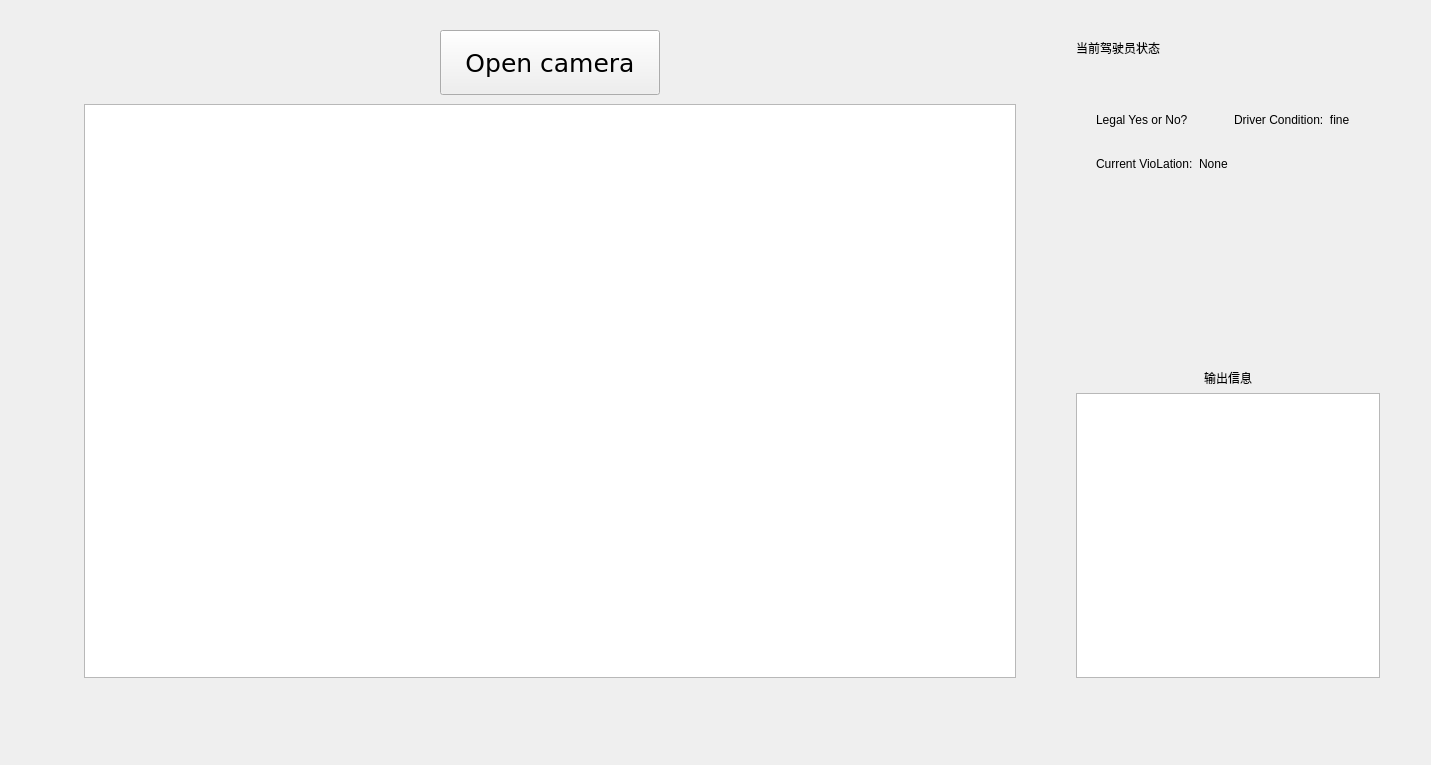
<?xml version="1.0" encoding="UTF-8"?>
<ui version="4.0">
 <class>MainPage</class>
 <widget class="QWidget" name="MainPage">
  <property name="geometry">
   <rect>
    <x>0</x>
    <y>0</y>
    <width>1431</width>
    <height>765</height>
   </rect>
  </property>
  <property name="windowTitle">
   <string>Form</string>
  </property>
  <property name="styleSheet">
   <string notr="true"/>
  </property>
  <layout class="QHBoxLayout" name="horizontalLayout" stretch="3,0">
   <property name="spacing">
    <number>42</number>
   </property>
   <property name="leftMargin">
    <number>75</number>
   </property>
   <property name="topMargin">
    <number>30</number>
   </property>
   <property name="rightMargin">
    <number>42</number>
   </property>
   <property name="bottomMargin">
    <number>78</number>
   </property>
   <item>
    <layout class="QVBoxLayout" name="verticalLayout" stretch="0,0">
     <property name="spacing">
      <number>0</number>
     </property>
     <item alignment="Qt::AlignHCenter">
      <widget class="QPushButton" name="pushButton">
       <property name="sizePolicy">
        <sizepolicy hsizetype="Fixed" vsizetype="Fixed">
         <horstretch>0</horstretch>
         <verstretch>0</verstretch>
        </sizepolicy>
       </property>
       <property name="minimumSize">
        <size>
         <width>220</width>
         <height>65</height>
        </size>
       </property>
       <property name="font">
        <font>
         <family>DejaVu Sans</family>
         <pointsize>19</pointsize>
        </font>
       </property>
       <property name="text">
        <string>Open camera</string>
       </property>
       <property name="icon">
        <iconset resource="resource.qrc">
         <normaloff>:/icon/images/camera_on.png</normaloff>:/icon/images/camera_on.png</iconset>
       </property>
      </widget>
     </item>
     <item>
      <widget class="QWidget" name="widget_3" native="true">
       <layout class="QVBoxLayout" name="verticalLayout_5">
        <item>
         <widget class="QGraphicsView" name="graphicsView"/>
        </item>
       </layout>
      </widget>
     </item>
    </layout>
   </item>
   <item>
    <layout class="QVBoxLayout" name="verticalLayout_2" stretch="0,0">
     <property name="spacing">
      <number>20</number>
     </property>
     <item>
      <widget class="QWidget" name="widget" native="true">
       <property name="styleSheet">
        <string notr="true"/>
       </property>
       <layout class="QVBoxLayout" name="verticalLayout_4">
        <item>
         <widget class="QLabel" name="label_2">
          <property name="text">
           <string>当前驾驶员状态</string>
          </property>
         </widget>
        </item>
        <item>
         <widget class="QWidget" name="widget_5" native="true">
          <property name="sizePolicy">
           <sizepolicy hsizetype="Preferred" vsizetype="Expanding">
            <horstretch>0</horstretch>
            <verstretch>0</verstretch>
           </sizepolicy>
          </property>
          <layout class="QVBoxLayout" name="verticalLayout_6">
           <property name="leftMargin">
            <number>20</number>
           </property>
           <property name="topMargin">
            <number>50</number>
           </property>
           <property name="rightMargin">
            <number>20</number>
           </property>
           <item>
            <layout class="QGridLayout" name="gridLayout">
             <property name="verticalSpacing">
              <number>30</number>
             </property>
             <item row="1" column="0">
              <widget class="QLabel" name="label_5">
               <property name="text">
                <string>Current VioLation:  None</string>
               </property>
              </widget>
             </item>
             <item row="0" column="1">
              <widget class="QLabel" name="label_4">
               <property name="text">
                <string>Driver Condition:  fine   </string>
               </property>
              </widget>
             </item>
             <item row="0" column="0">
              <widget class="QLabel" name="label_3">
               <property name="text">
                <string>Legal Yes or No?    </string>
               </property>
              </widget>
             </item>
             <item row="2" column="0">
              <spacer name="verticalSpacer">
               <property name="orientation">
                <enum>Qt::Vertical</enum>
               </property>
               <property name="sizeHint" stdset="0">
                <size>
                 <width>20</width>
                 <height>13</height>
                </size>
               </property>
              </spacer>
             </item>
            </layout>
           </item>
          </layout>
         </widget>
        </item>
       </layout>
      </widget>
     </item>
     <item>
      <widget class="QWidget" name="widget_2" native="true">
       <property name="styleSheet">
        <string notr="true"/>
       </property>
       <layout class="QVBoxLayout" name="verticalLayout_3">
        <property name="topMargin">
         <number>0</number>
        </property>
        <item alignment="Qt::AlignHCenter|Qt::AlignTop">
         <widget class="QLabel" name="label">
          <property name="maximumSize">
           <size>
            <width>300</width>
            <height>35</height>
           </size>
          </property>
          <property name="text">
           <string>输出信息</string>
          </property>
         </widget>
        </item>
        <item>
         <widget class="QGraphicsView" name="chartview"/>
        </item>
       </layout>
      </widget>
     </item>
    </layout>
   </item>
  </layout>
 </widget>
 <resources>
  <include location="resource.qrc"/>
 </resources>
 <connections/>
</ui>
